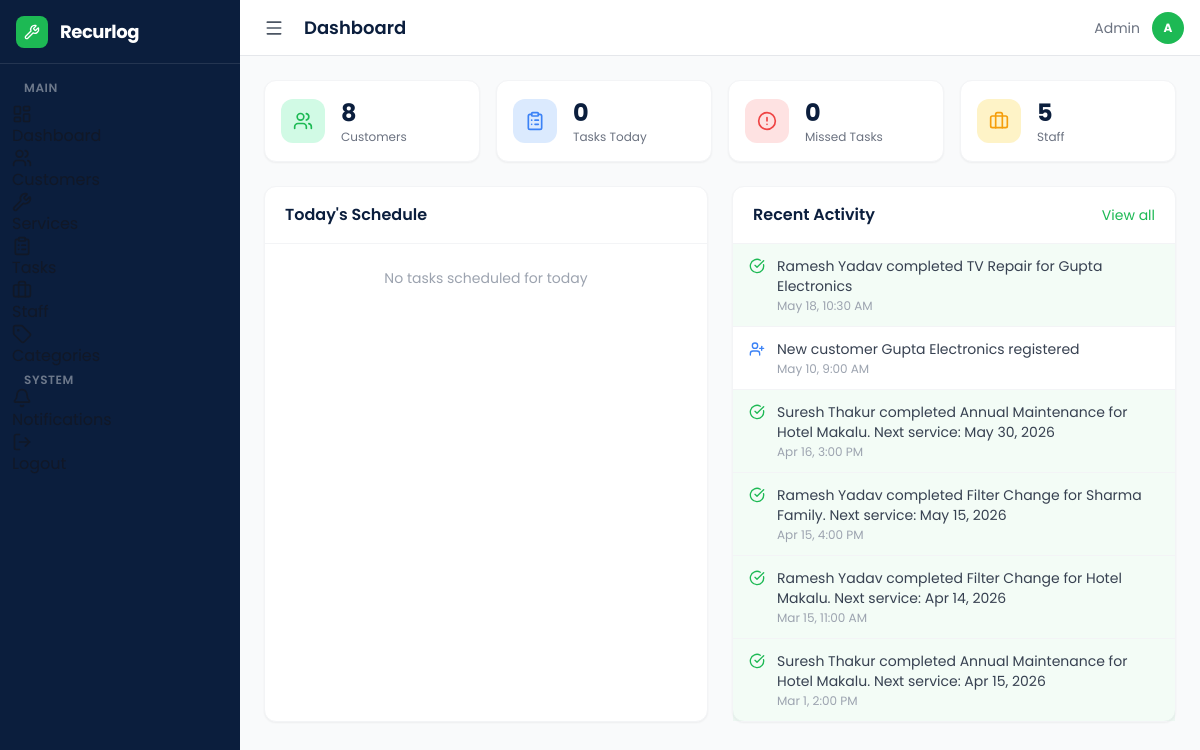
Page /admin/dashboard.php (signed in) on the committed database.
### tables this page shows
CREATE TABLE IF NOT EXISTS notifications (
  id INT AUTO_INCREMENT PRIMARY KEY,
  text TEXT NOT NULL,
  type VARCHAR(50) NOT NULL DEFAULT 'info',
  related_id INT DEFAULT NULL,
  is_read TINYINT(1) NOT NULL DEFAULT 0,
  created_at TIMESTAMP DEFAULT CURRENT_TIMESTAMP
);

### admin/_auth.php (called while the page is built, shortened)
<?php
$adminUser = $_SESSION['admin_user'] ?? 'Admin';

### admin/dashboard.php (the view, shortened to what this page needs)
<?php
require_once __DIR__ . '/_auth.php';
$pdo = getDB();
$pageTitle = 'Dashboard';
$today = date('Y-m-d');
$totalCustomers = (int)$pdo->query('SELECT COUNT(*) FROM customers')->fetchColumn();
$totalStaff = (int)$pdo->query('SELECT COUNT(*) FROM staff')->fetchColumn();
$stmt = $pdo->prepare("SELECT COUNT(*) FROM tasks WHERE scheduled_date = ?");
$stmt->execute([$today]);
$todayTasks = (int)$stmt->fetchColumn();
$missedTasks = (int)$pdo->query("SELECT COUNT(*) FROM tasks WHERE status = 'missed'")->fetchColumn();
$stmt = $pdo->prepare("SELECT t.*, c.name AS customer_name, s.name AS staff_name FROM tasks t LEFT JOIN customers c ON t.customer_id = c.id LEFT JOIN staff s ON t.assigned_to = s.id WHERE t.scheduled_date = ? ORDER BY t.status ASC, t.created_at DESC LIMIT 10");
$stmt->execute([$today]);
$todaysSchedule = $stmt->fetchAll();
$recentNotifs = $pdo->query('SELECT * FROM notifications ORDER BY created_at DESC LIMIT 8')->fetchAll();
require __DIR__ . '/_header.php'; ?>
<div class="grid grid-cols-2 md:grid-cols-4 gap-4 mb-6">
  <div class="card p-4 flex items-center gap-4">
    <div class="stat-icon" style="background:#D1FAE5;color:#1DB954"><i data-lucide="users" class="w-5 h-5"></i></div>
    <div><div class="text-2xl font-bold text-navy"><?= $totalCustomers ?></div><div class="text-xs text-gray-500">Customers</div></div>
  </div>
  <div class="card p-4 flex items-center gap-4">
    <div class="stat-icon" style="background:#DBEAFE;color:#3B82F6"><i data-lucide="clipboard-list" class="w-5 h-5"></i></div>
    <div><div class="text-2xl font-bold text-navy"><?= $todayTasks ?></div><div class="text-xs text-gray-500">Tasks Today</div></div>
  </div>
  <div class="card p-4 flex items-center gap-4">
    <div class="stat-icon" style="background:#FEE2E2;color:#EF4444"><i data-lucide="alert-circle" class="w-5 h-5"></i></div>
    <div><div class="text-2xl font-bold text-navy"><?= $missedTasks ?></div><div class="text-xs text-gray-500">Missed Tasks</div></div>
  </div>
  <div class="card p-4 flex items-center gap-4">
    <div class="stat-icon" style="background:#FEF3C7;color:#F59E0B"><i data-lucide="briefcase" class="w-5 h-5"></i></div>
    <div><div class="text-2xl font-bold text-navy"><?= $totalStaff ?></div><div class="text-xs text-gray-500">Staff</div></div>
  </div>
</div>
<div class="grid grid-cols-1 lg:grid-cols-2 gap-6">
  <div class="card">
    <div class="card-header"><h3 class="font-semibold text-navy">Today's Schedule</h3></div>
    <div class="card-body p-0">
      <?php if (count($todaysSchedule) > 0): ?>
      <div class="table-wrap">
        <table class="data-table">
          <thead><tr><th>Task</th><th>Customer</th><th>Staff</th><th>Status</th></tr></thead>
          <tbody>
            <?php foreach ($todaysSchedule as $t): ?>
            <tr>
              <td data-label="Task"><?= htmlspecialchars($t['title']) ?></td>
              <td data-label="Customer"><?= htmlspecialchars($t['customer_name'] ?? '—') ?></td>
              <td data-label="Staff"><?= htmlspecialchars($t['staff_name'] ?? '—') ?></td>
              <td data-label="Status"><?php
                $badge = $t['status'] === 'completed' ? 'badge-completed' : ($t['status'] === 'missed' ? 'badge-missed' : 'badge-pending');
                echo '<span class="badge ' . $badge . '">' . ucfirst($t['status']) . '</span>';
              ?></td>
            </tr>
            <?php endforeach; ?>
          </tbody>
        </table>
      </div>
      <?php else: ?>
      <div class="p-6 text-center text-gray-400 text-sm">No tasks scheduled for today</div>
      <?php endif; ?>
    </div>
  </div>
  <div class="card">
    <div class="card-header flex items-center justify-between">
      <h3 class="font-semibold text-navy">Recent Activity</h3>
      <a href="notifications.php" class="text-brand text-sm hover:underline">View all</a>
    </div>
    <div class="card-body p-0">
      <?php if (count($recentNotifs) > 0): ?>
        <?php foreach ($recentNotifs as $n): ?>
        <div class="px-4 py-3 border-b border-gray-100 last:border-0 flex items-start gap-3 <?= !$n['is_read'] ? 'bg-brand/5' : '' ?>">
          <i data-lucide="<?= $n['type'] === 'task_completed' ? 'check-circle' : ($n['type'] === 'task_missed' ? 'alert-circle' : ($n['type'] === 'customer_added' ? 'user-plus' : 'info')) ?>" class="w-4 h-4 mt-0.5 flex-shrink-0" style="color:<?= $n['type'] === 'task_completed' ? '#1DB954' : ($n['type'] === 'task_missed' ? '#EF4444' : '#3B82F6') ?>"></i>
          <div class="flex-1 min-w-0">
            <p class="text-sm text-gray-700"><?= htmlspecialchars($n['text']) ?></p>
            <p class="text-xs text-gray-400 mt-0.5"><?= date('M j, g:i A', strtotime($n['created_at'])) ?></p>
          </div>
        </div>
        <?php endforeach; ?>
      <?php else: ?>
      <div class="p-6 text-center text-gray-400 text-sm">No recent activity</div>
      <?php endif; ?>
    </div>
  </div>
</div>
<?php require __DIR__ . '/_footer.php'; ?>

### admin/_header.php (shortened to what this page needs)
<?php
$currentPage = basename($_SERVER['PHP_SELF']);
function isActive($page) { global $currentPage; return $currentPage === $page; }
?>
<!DOCTYPE html>
<html lang="en">
<head>
  <script src="https://cdn.tailwindcss.com"></script>
  <link rel="stylesheet" href="../admin-assets/custom.css">
  <link rel="stylesheet" href="../admin-assets/admin.css">
</head>
<body class="bg-gray-50">
<aside id="admin-sidebar" class="sidebar">
  <div class="flex items-center gap-3 px-4 h-16 border-b border-white/10">
    <div class="w-8 h-8 bg-brand rounded-lg flex items-center justify-center flex-shrink-0">
      <i data-lucide="wrench" class="w-4 h-4 text-white"></i>
    </div>
    <span class="sidebar-brand-name text-lg font-bold text-white tracking-tight">Recurlog</span>
  </div>
  <nav class="flex-1 py-4 px-3 space-y-1 overflow-y-auto">
    <div class="sidebar-section-title text-xs font-semibold text-white/40 uppercase tracking-wider px-3 mb-2">Main</div>
    <a href="dashboard.php" class="sidebar-link <?= isActive('dashboard.php') ? 'active' : '' ?>">
      <i data-lucide="layout-dashboard" class="w-5 h-5"></i>
      <span>Dashboard</span>
    </a>
    <a href="customers.php" class="sidebar-link <?= isActive('customers.php') || isActive('customer-add.php') || isActive('customer-detail.php') ? 'active' : '' ?>">
      <i data-lucide="users" class="w-5 h-5"></i>
      <span>Customers</span>
    </a>
    <a href="services.php" class="sidebar-link <?= isActive('services.php') || isActive('service-add.php') ? 'active' : '' ?>">
      <i data-lucide="wrench" class="w-5 h-5"></i>
      <span>Services</span>
    </a>
    <a href="tasks.php" class="sidebar-link <?= isActive('tasks.php') ? 'active' : '' ?>">
      <i data-lucide="clipboard-list" class="w-5 h-5"></i>
      <span>Tasks</span>
    </a>
    <a href="staff.php" class="sidebar-link <?= isActive('staff.php') || isActive('staff-detail.php') ? 'active' : '' ?>">
      <i data-lucide="briefcase" class="w-5 h-5"></i>
      <span>Staff</span>
    </a>
    <a href="categories.php" class="sidebar-link <?= isActive('categories.php') ? 'active' : '' ?>">
      <i data-lucide="tag" class="w-5 h-5"></i>
      <span>Categories</span>
    </a>
    <div class="sidebar-section-title text-xs font-semibold text-white/40 uppercase tracking-wider px-3 mt-6 mb-2">System</div>
    <a href="notifications.php" class="sidebar-link <?= isActive('notifications.php') ? 'active' : '' ?>">
      <i data-lucide="bell" class="w-5 h-5"></i>
      <span>Notifications</span>
    </a>
    <a href="logout.php" class="sidebar-link">
      <i data-lucide="log-out" class="w-5 h-5"></i>
      <span>Logout</span>
    </a>
  </nav>
</aside>
<div class="main-content">
  <header class="bg-white border-b border-gray-200 sticky top-0 z-20" style="height:var(--header-height,56px)">
    <div class="flex items-center justify-between px-4 h-full">
      <div class="flex items-center gap-3">
        <button onclick="toggleAdminSidebar()" class="p-2 rounded-lg hover:bg-gray-100 text-gray-600">
          <i data-lucide="menu" class="w-5 h-5"></i>
        </button>
        <h1 class="text-lg font-semibold text-navy"><?= $pageTitle ?? 'Admin' ?></h1>
      </div>
      <div class="flex items-center gap-3">
        <span class="text-sm text-gray-500"><?= htmlspecialchars($adminUser) ?></span>
        <div class="w-8 h-8 bg-brand rounded-full flex items-center justify-center text-white text-xs font-bold">
          <?= strtoupper(substr($adminUser, 0, 1)) ?>
        </div>
      </div>
    </div>
  </header>
  <main class="p-4 md:p-6" style="min-height:calc(100vh - 56px)">

### admin/_footer.php (shortened to what this page needs)
  </main>
</div>
</body>
</html>

### admin-assets/custom.css (style rules this page uses)
:root { --color-primary: #1DB954; --color-primary-dark: #16a34a; --color-success: #22C55E; --color-danger: #EF4444; --color-warning: #F59E0B; --color-info: #3B82F6; --color-navy: #0B1E3D; --color-amber: #F59E0B; --color-neutral-50: #F9FAFB; --color-neutral-100: #F3F4F6; --color-neutral-200: #E5E7EB; --color-neutral-300: #D1D5DB; --color-neutral-400: #9CA3AF; --color-neutral-500: #6B7280; --color-neutral-600: #4B5563; --color-neutral-700: #374151; --color-neutral-800: #1F2937; --color-neutral-900: #111827; --space-1: 4px; --space-2: 8px; --space-3: 12px; --space-4: 16px; --space-5: 20px; --space-6: 24px; --space-8: 32px; --space-10: 40px; --space-12: 48px; --radius-sm: 4px; --radius-md: 8px; --radius-lg: 12px; --radius-xl: 16px; --radius-full: 999px; --text-xs: 12px; --text-sm: 14px; --text-base: 16px; --text-lg: 18px; --text-xl: 20px; --text-2xl: 24px; --text-3xl: 30px; --text-4xl: 36px; --shadow-sm: 0 1px 2px rgba(0,0,0,0.05); --shadow-md: 0 4px 6px -1px rgba(0,0,0,0.1), 0 2px 4px -2px rgba(0,0,0,0.1); --shadow-lg: 0 10px 15px -3px rgba(0,0,0,0.1), 0 4px 6px -4px rgba(0,0,0,0.1); --sidebar-width: 240px; --sidebar-collapsed-width: 60px; --header-height: 56px; --bottom-nav-height: 56px; }
*, *::before, *::after { box-sizing: border-box; }
html { -webkit-text-size-adjust: 100%; scroll-behavior: smooth; }
body { font-family: 'Poppins', sans-serif; font-size: var(--text-base); line-height: 1.5; color: var(--color-neutral-900); background: var(--color-neutral-50); -webkit-font-smoothing: antialiased; -moz-osx-font-smoothing: grayscale; overflow-x: hidden; }
.card { background: #fff; border: 1px solid var(--color-neutral-100); border-radius: var(--radius-lg); box-shadow: var(--shadow-sm); transition: box-shadow 150ms; }
.card-header { padding: var(--space-4) var(--space-5); border-bottom: 1px solid var(--color-neutral-100); }
.card-body { padding: var(--space-5); }

### admin-assets/admin.css (style rules this page uses)
.sidebar { width: 240px; min-height: 100vh; background: var(--color-navy); position: fixed; top: 0; left: 0; z-index: 40; display: flex; flex-direction: column; }
.main-content { margin-left: 240px; min-height: 100vh; transition: margin-left 0.2s; }
.stat-icon { width: 44px; height: 44px; border-radius: 12px; display: flex; align-items: center; justify-content: center; font-size: 20px; }

### rows in the picture
notifications: text "Ramesh Yadav completed TV Repair for Gupta Electronics", created_at "May 18, 10:30 AM"
notifications: text "New customer Gupta Electronics registered", created_at "May 10, 9:00 AM"
notifications: text "Suresh Thakur completed Annual Maintenance for Hotel Makalu. Next service: May 30, 2026", created_at "Apr 16, 3:00 PM"
notifications: text "Ramesh Yadav completed Filter Change for Sharma Family. Next service: May 15, 2026", created_at "Apr 15, 4:00 PM"
notifications: text "Ramesh Yadav completed Filter Change for Hotel Makalu. Next service: Apr 14, 2026", created_at "Mar 15, 11:00 AM"
notifications: text "Suresh Thakur completed Annual Maintenance for Hotel Makalu. Next service: Apr 15, 2026", created_at "Mar 1, 2:00 PM"

### other values in the picture
$pageTitle "Dashboard"
$adminUser "Admin"
substr($adminUser, 0, 1) "A"
$totalCustomers "8"
$todayTasks "0"
$missedTasks "0"
$totalStaff "5"
